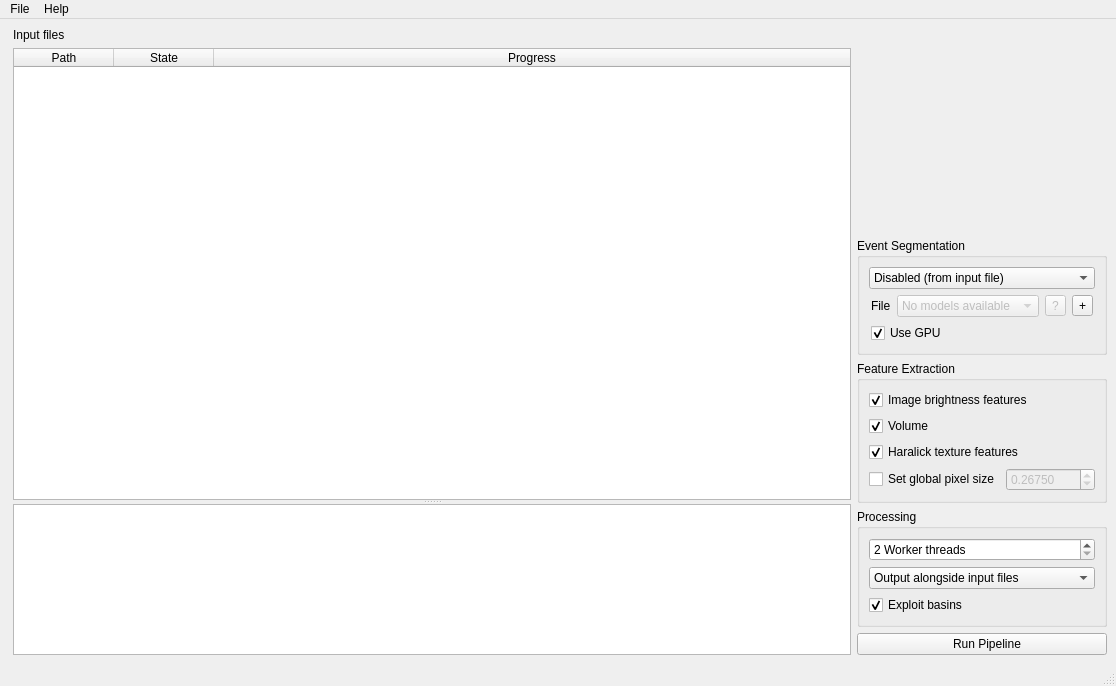
<?xml version="1.0" encoding="UTF-8"?>
<ui version="4.0">
 <class>MainWindow</class>
 <widget class="QMainWindow" name="MainWindow">
  <property name="geometry">
   <rect>
    <x>0</x>
    <y>0</y>
    <width>1116</width>
    <height>686</height>
   </rect>
  </property>
  <property name="windowTitle">
   <string>MainWindow</string>
  </property>
  <widget class="QWidget" name="centralwidget">
   <layout class="QHBoxLayout" name="horizontalLayout" stretch="4,1">
    <property name="leftMargin">
     <number>9</number>
    </property>
    <item>
     <layout class="QVBoxLayout" name="verticalLayout_5">
      <property name="leftMargin">
       <number>4</number>
      </property>
      <item>
       <widget class="QLabel" name="label_2">
        <property name="sizePolicy">
         <sizepolicy hsizetype="Expanding" vsizetype="Preferred">
          <horstretch>0</horstretch>
          <verstretch>0</verstretch>
         </sizepolicy>
        </property>
        <property name="text">
         <string>Input files</string>
        </property>
       </widget>
      </item>
      <item>
       <widget class="QSplitter" name="splitter">
        <property name="orientation">
         <enum>Qt::Orientation::Vertical</enum>
        </property>
        <widget class="ProgressTable" name="tableWidget_input">
         <property name="sizePolicy">
          <sizepolicy hsizetype="Expanding" vsizetype="Expanding">
           <horstretch>1</horstretch>
           <verstretch>3</verstretch>
          </sizepolicy>
         </property>
         <property name="editTriggers">
          <set>QAbstractItemView::EditTrigger::NoEditTriggers</set>
         </property>
         <property name="dragDropMode">
          <enum>QAbstractItemView::DragDropMode::NoDragDrop</enum>
         </property>
         <property name="alternatingRowColors">
          <bool>true</bool>
         </property>
         <property name="selectionMode">
          <enum>QAbstractItemView::SelectionMode::SingleSelection</enum>
         </property>
         <property name="selectionBehavior">
          <enum>QAbstractItemView::SelectionBehavior::SelectRows</enum>
         </property>
         <property name="textElideMode">
          <enum>Qt::TextElideMode::ElideMiddle</enum>
         </property>
         <property name="horizontalScrollMode">
          <enum>QAbstractItemView::ScrollMode::ScrollPerPixel</enum>
         </property>
         <property name="sortingEnabled">
          <bool>true</bool>
         </property>
         <property name="cornerButtonEnabled">
          <bool>false</bool>
         </property>
         <attribute name="horizontalHeaderMinimumSectionSize">
          <number>100</number>
         </attribute>
         <attribute name="horizontalHeaderDefaultSectionSize">
          <number>100</number>
         </attribute>
         <attribute name="horizontalHeaderShowSortIndicator" stdset="0">
          <bool>false</bool>
         </attribute>
         <attribute name="horizontalHeaderStretchLastSection">
          <bool>true</bool>
         </attribute>
         <column>
          <property name="text">
           <string>Path</string>
          </property>
         </column>
         <column>
          <property name="text">
           <string>State</string>
          </property>
         </column>
         <column>
          <property name="text">
           <string>Progress</string>
          </property>
         </column>
        </widget>
        <widget class="QTextBrowser" name="textBrowser">
         <property name="sizePolicy">
          <sizepolicy hsizetype="Expanding" vsizetype="Expanding">
           <horstretch>1</horstretch>
           <verstretch>1</verstretch>
          </sizepolicy>
         </property>
        </widget>
       </widget>
      </item>
     </layout>
    </item>
    <item>
     <widget class="QWidget" name="widget_options" native="true">
      <property name="sizePolicy">
       <sizepolicy hsizetype="Minimum" vsizetype="Preferred">
        <horstretch>0</horstretch>
        <verstretch>0</verstretch>
       </sizepolicy>
      </property>
      <layout class="QVBoxLayout" name="verticalLayout">
       <property name="leftMargin">
        <number>0</number>
       </property>
       <property name="topMargin">
        <number>0</number>
       </property>
       <property name="rightMargin">
        <number>0</number>
       </property>
       <property name="bottomMargin">
        <number>0</number>
       </property>
       <item>
        <spacer name="verticalSpacer_2">
         <property name="orientation">
          <enum>Qt::Orientation::Vertical</enum>
         </property>
         <property name="sizeHint" stdset="0">
          <size>
           <width>20</width>
           <height>40</height>
          </size>
         </property>
        </spacer>
       </item>
       <item>
        <widget class="QGroupBox" name="groupBox_4">
         <property name="sizePolicy">
          <sizepolicy hsizetype="Preferred" vsizetype="Preferred">
           <horstretch>0</horstretch>
           <verstretch>0</verstretch>
          </sizepolicy>
         </property>
         <property name="title">
          <string>Event Segmentation</string>
         </property>
         <layout class="QGridLayout" name="gridLayout_2">
          <item row="0" column="0">
           <widget class="QComboBox" name="comboBox_segmenter">
            <property name="sizePolicy">
             <sizepolicy hsizetype="Minimum" vsizetype="Fixed">
              <horstretch>0</horstretch>
              <verstretch>0</verstretch>
             </sizepolicy>
            </property>
            <property name="toolTip">
             <string>Select the segmentation method to use</string>
            </property>
            <item>
             <property name="text">
              <string>Disabled (from input file)</string>
             </property>
            </item>
            <item>
             <property name="text">
              <string>Thresholding</string>
             </property>
            </item>
            <item>
             <property name="text">
              <string>ML Model</string>
             </property>
            </item>
           </widget>
          </item>
          <item row="1" column="0" alignment="Qt::AlignmentFlag::AlignTop">
           <widget class="QStackedWidget" name="stackedWidget_segmenter">
            <property name="sizePolicy">
             <sizepolicy hsizetype="Minimum" vsizetype="Minimum">
              <horstretch>0</horstretch>
              <verstretch>0</verstretch>
             </sizepolicy>
            </property>
            <property name="currentIndex">
             <number>2</number>
            </property>
            <widget class="QWidget" name="page_copy">
             <layout class="QGridLayout" name="gridLayout"/>
            </widget>
            <widget class="QWidget" name="page_thresh">
             <layout class="QGridLayout" name="gridLayout_3">
              <property name="leftMargin">
               <number>2</number>
              </property>
              <property name="topMargin">
               <number>0</number>
              </property>
              <property name="rightMargin">
               <number>2</number>
              </property>
              <property name="bottomMargin">
               <number>0</number>
              </property>
              <item row="0" column="0">
               <widget class="QLabel" name="label">
                <property name="toolTip">
                 <string>Mask-generating threshold for the background-corrected image.</string>
                </property>
                <property name="text">
                 <string>Threshold</string>
                </property>
               </widget>
              </item>
              <item row="0" column="1">
               <widget class="QSpinBox" name="spinBox_thresh">
                <property name="toolTip">
                 <string>Values smaller than zero are allowed</string>
                </property>
                <property name="minimum">
                 <number>-10</number>
                </property>
                <property name="maximum">
                 <number>-1</number>
                </property>
                <property name="value">
                 <number>-6</number>
                </property>
               </widget>
              </item>
              <item row="1" column="0">
               <spacer name="verticalSpacer">
                <property name="orientation">
                 <enum>Qt::Orientation::Vertical</enum>
                </property>
                <property name="sizeHint" stdset="0">
                 <size>
                  <width>20</width>
                  <height>0</height>
                 </size>
                </property>
               </spacer>
              </item>
             </layout>
            </widget>
            <widget class="QWidget" name="page_torch">
             <layout class="QVBoxLayout" name="verticalLayout_3">
              <property name="leftMargin">
               <number>2</number>
              </property>
              <property name="topMargin">
               <number>0</number>
              </property>
              <property name="rightMargin">
               <number>2</number>
              </property>
              <property name="bottomMargin">
               <number>0</number>
              </property>
              <item>
               <layout class="QGridLayout" name="gridLayout_4">
                <item row="0" column="1">
                 <widget class="QComboBox" name="comboBox_torch_model">
                  <property name="enabled">
                   <bool>false</bool>
                  </property>
                  <property name="sizePolicy">
                   <sizepolicy hsizetype="Expanding" vsizetype="Fixed">
                    <horstretch>0</horstretch>
                    <verstretch>0</verstretch>
                   </sizepolicy>
                  </property>
                  <item>
                   <property name="text">
                    <string>No models available</string>
                   </property>
                  </item>
                 </widget>
                </item>
                <item row="0" column="2">
                 <widget class="QToolButton" name="toolButton_torch_info">
                  <property name="enabled">
                   <bool>false</bool>
                  </property>
                  <property name="toolTip">
                   <string>show model details</string>
                  </property>
                  <property name="text">
                   <string>?</string>
                  </property>
                 </widget>
                </item>
                <item row="0" column="3">
                 <widget class="QToolButton" name="toolButton_torch_add">
                  <property name="toolTip">
                   <string>add a model file</string>
                  </property>
                  <property name="text">
                   <string>+</string>
                  </property>
                 </widget>
                </item>
                <item row="0" column="0">
                 <widget class="QLabel" name="label_3">
                  <property name="sizePolicy">
                   <sizepolicy hsizetype="Minimum" vsizetype="Preferred">
                    <horstretch>0</horstretch>
                    <verstretch>0</verstretch>
                   </sizepolicy>
                  </property>
                  <property name="text">
                   <string>File</string>
                  </property>
                 </widget>
                </item>
               </layout>
              </item>
              <item>
               <widget class="QCheckBox" name="checkBox_torch_use_gpu">
                <property name="text">
                 <string>Use GPU</string>
                </property>
                <property name="checked">
                 <bool>true</bool>
                </property>
               </widget>
              </item>
             </layout>
            </widget>
           </widget>
          </item>
         </layout>
        </widget>
       </item>
       <item alignment="Qt::AlignmentFlag::AlignTop">
        <widget class="QGroupBox" name="groupBox_5">
         <property name="sizePolicy">
          <sizepolicy hsizetype="Preferred" vsizetype="Expanding">
           <horstretch>0</horstretch>
           <verstretch>0</verstretch>
          </sizepolicy>
         </property>
         <property name="title">
          <string>Feature Extraction</string>
         </property>
         <layout class="QVBoxLayout" name="verticalLayout_7">
          <item>
           <widget class="QCheckBox" name="checkBox_feat_bright">
            <property name="toolTip">
             <string>Compute brightness features, such as mean event brightness</string>
            </property>
            <property name="text">
             <string>Image brightness features</string>
            </property>
            <property name="checked">
             <bool>true</bool>
            </property>
           </widget>
          </item>
          <item>
           <widget class="QCheckBox" name="checkBox_feat_volume">
            <property name="toolTip">
             <string>Estimate the event volume using volrevolve algorithm</string>
            </property>
            <property name="text">
             <string>Volume</string>
            </property>
            <property name="checked">
             <bool>true</bool>
            </property>
           </widget>
          </item>
          <item>
           <widget class="QCheckBox" name="checkBox_feat_haralick">
            <property name="toolTip">
             <string>Compute the haralick texture features (computationally expensive)</string>
            </property>
            <property name="text">
             <string>Haralick texture features</string>
            </property>
            <property name="checked">
             <bool>true</bool>
            </property>
           </widget>
          </item>
          <item>
           <layout class="QHBoxLayout" name="horizontalLayout_2">
            <property name="topMargin">
             <number>0</number>
            </property>
            <item>
             <widget class="QCheckBox" name="checkBox_pixel_size">
              <property name="toolTip">
               <string>Set the pixel size to a fixed value for all input files</string>
              </property>
              <property name="text">
               <string>Set global pixel size</string>
              </property>
             </widget>
            </item>
            <item>
             <widget class="QDoubleSpinBox" name="doubleSpinBox_pixel_size">
              <property name="enabled">
               <bool>false</bool>
              </property>
              <property name="decimals">
               <number>5</number>
              </property>
              <property name="minimum">
               <double>0.100000000000000</double>
              </property>
              <property name="maximum">
               <double>0.950000000000000</double>
              </property>
              <property name="value">
               <double>0.267500000000000</double>
              </property>
             </widget>
            </item>
           </layout>
          </item>
         </layout>
        </widget>
       </item>
       <item>
        <widget class="QGroupBox" name="groupBox_6">
         <property name="sizePolicy">
          <sizepolicy hsizetype="Preferred" vsizetype="Preferred">
           <horstretch>0</horstretch>
           <verstretch>0</verstretch>
          </sizepolicy>
         </property>
         <property name="title">
          <string>Processing</string>
         </property>
         <layout class="QVBoxLayout" name="verticalLayout_8">
          <item>
           <widget class="QSpinBox" name="spinBox_procs">
            <property name="toolTip">
             <string>Number of CPU threads to use, reduce if you need a responsive system</string>
            </property>
            <property name="suffix">
             <string> Worker threads</string>
            </property>
            <property name="minimum">
             <number>2</number>
            </property>
            <property name="maximum">
             <number>64</number>
            </property>
           </widget>
          </item>
          <item>
           <widget class="QComboBox" name="comboBox_output">
            <item>
             <property name="text">
              <string>Output alongside input files</string>
             </property>
            </item>
            <item>
             <property name="text">
              <string>Select output path...</string>
             </property>
            </item>
           </widget>
          </item>
          <item>
           <widget class="QCheckBox" name="checkBox_basins">
            <property name="toolTip">
             <string>Produce smaller output files faster by referring to the input data via basins</string>
            </property>
            <property name="text">
             <string>Exploit basins</string>
            </property>
            <property name="checked">
             <bool>true</bool>
            </property>
           </widget>
          </item>
         </layout>
        </widget>
       </item>
       <item>
        <widget class="QPushButton" name="pushButton_run">
         <property name="text">
          <string>   Run Pipeline</string>
         </property>
        </widget>
       </item>
      </layout>
     </widget>
    </item>
   </layout>
  </widget>
  <widget class="QMenuBar" name="menubar">
   <property name="geometry">
    <rect>
     <x>0</x>
     <y>0</y>
     <width>1116</width>
     <height>23</height>
    </rect>
   </property>
   <widget class="QMenu" name="menuHelp">
    <property name="title">
     <string>Help</string>
    </property>
    <addaction name="actionDocumentation"/>
    <addaction name="actionSoftware"/>
    <addaction name="actionAbout"/>
   </widget>
   <widget class="QMenu" name="menuFile">
    <property name="title">
     <string>File</string>
    </property>
    <addaction name="actionAdd"/>
    <addaction name="actionClear"/>
    <addaction name="separator"/>
    <addaction name="actionQuit"/>
   </widget>
   <addaction name="menuFile"/>
   <addaction name="menuHelp"/>
  </widget>
  <widget class="QStatusBar" name="statusbar"/>
  <action name="actionExit">
   <property name="text">
    <string>Quit</string>
   </property>
  </action>
  <action name="actionAbout">
   <property name="text">
    <string>About</string>
   </property>
  </action>
  <action name="actionSoftware">
   <property name="text">
    <string>Software</string>
   </property>
  </action>
  <action name="actionDocumentation">
   <property name="text">
    <string>Documentation</string>
   </property>
  </action>
  <action name="actionQuit">
   <property name="text">
    <string>Quit</string>
   </property>
  </action>
  <action name="actionAdd">
   <property name="text">
    <string>Add data</string>
   </property>
  </action>
  <action name="actionClear">
   <property name="text">
    <string>Clear list</string>
   </property>
  </action>
 </widget>
 <customwidgets>
  <customwidget>
   <class>ProgressTable</class>
   <extends>QTableWidget</extends>
   <header>chipstream.gui.table_progress</header>
  </customwidget>
 </customwidgets>
 <resources/>
 <connections>
  <connection>
   <sender>comboBox_segmenter</sender>
   <signal>currentIndexChanged(int)</signal>
   <receiver>stackedWidget_segmenter</receiver>
   <slot>setCurrentIndex(int)</slot>
   <hints>
    <hint type="sourcelabel">
     <x>1052</x>
     <y>248</y>
    </hint>
    <hint type="destinationlabel">
     <x>1052</x>
     <y>312</y>
    </hint>
   </hints>
  </connection>
  <connection>
   <sender>checkBox_pixel_size</sender>
   <signal>toggled(bool)</signal>
   <receiver>doubleSpinBox_pixel_size</receiver>
   <slot>setEnabled(bool)</slot>
   <hints>
    <hint type="sourcelabel">
     <x>1149</x>
     <y>547</y>
    </hint>
    <hint type="destinationlabel">
     <x>1310</x>
     <y>547</y>
    </hint>
   </hints>
  </connection>
  <connection>
   <sender>actionQuit</sender>
   <signal>triggered()</signal>
   <receiver>MainWindow</receiver>
   <slot>close()</slot>
   <hints>
    <hint type="sourcelabel">
     <x>-1</x>
     <y>-1</y>
    </hint>
    <hint type="destinationlabel">
     <x>557</x>
     <y>342</y>
    </hint>
   </hints>
  </connection>
 </connections>
</ui>
